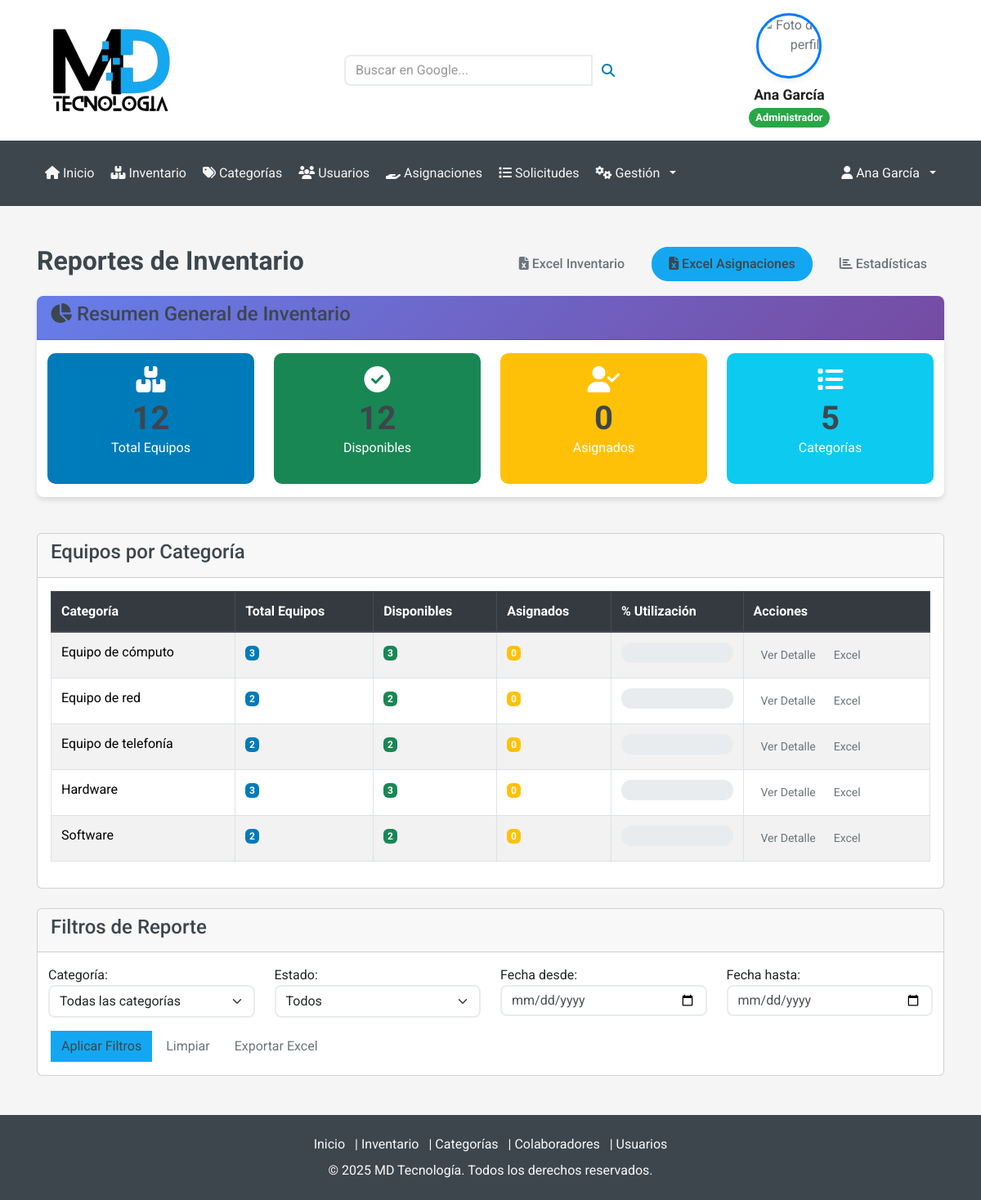
Page /Usuario/Reportes.php (signed in) on the committed database.
### tables this page shows
CREATE TABLE categorias (
  id INT AUTO_INCREMENT PRIMARY KEY,
  nombre VARCHAR(50) NOT NULL,
  descripcion TEXT
);

### conexion.php (called while the page is built, shortened)
<?php
class Conexion {
    private $servername = "localhost";
    private $username = "root";
    private $password = "1234";
    private $dbname = "cmdb";
    private $port = 3306;
    private $conn;
    public function __construct() {
        try {
            $this->conn = new mysqli($this->servername, $this->username, $this->password, $this->dbname);
            $this->conn->set_charset("utf8mb4");
        } catch (Exception $e) {
            try {
                $this->conn = new mysqli("127.0.0.1", $this->username, $this->password, $this->dbname, $this->port);
                if ($this->conn->connect_error) {
                    throw new Exception("Error de conexión: " . $this->conn->connect_error);
                }
                $this->conn->set_charset("utf8mb4");
            } catch (Exception $e2) {
                try {
                    $this->conn = new mysqli("localhost:/tmp/mysql.sock", $this->username, $this->password, $this->dbname);
                    if ($this->conn->connect_error) {
                        throw new Exception("Error de conexión: " . $this->conn->connect_error);
                    }
                    $this->conn->set_charset("utf8mb4");
                } catch (Exception $e3) {
                    die("No se pudo establecer conexión a la base de datos. Posibles soluciones:<br>
                         1. Verifique que MySQL esté ejecutándose en WAMP<br>
                         2. Verifique que la contraseña del usuario root sea '1234'<br>
                         3. En phpMyAdmin, cambie el plugin de autenticación del usuario root a 'mysql_native_password'<br>
                         Error: " . $e3->getMessage());
                }
            }
        }
    }
    public function obtenerEstadisticasPorCategoria() {
        $sql = "SELECT
                    c.id as categoria_id,
                    c.nombre as categoria,
                    COUNT(i.id) as total_equipos,
                    COUNT(a.id) as equipos_asignados
                FROM categorias c
                LEFT JOIN inventario i ON c.id = i.categoria_id
                LEFT JOIN asignaciones a ON i.id = a.inventario_id AND a.estado = 'asignado'
                GROUP BY c.id, c.nombre
                ORDER BY c.nombre";
        $result = $this->conn->query($sql);
        $estadisticas = [];
        if ($result && $result->num_rows > 0) {
            while ($row = $result->fetch_assoc()) {
                $estadisticas[] = $row;
            }
        }
        return $estadisticas;
    }
}
?>

### Usuario/Reportes.php (the view, shortened to what this page needs)
<?php
include('../navbar_unificado.php');
require_once '../conexion.php';
try {
    $conexion = new Conexion();
    $estadisticas = $conexion->obtenerEstadisticasPorCategoria();
} catch (Exception $e) {
    echo '<div class="container mt-5">
            <div class="alert alert-danger">
                <h4>Error al cargar reportes</h4>
                <p>Error: ' . htmlspecialchars($e->getMessage()) . '</p>
            </div>
          </div>';
    include('footer.php');
    exit;
}
?>
<div class="container mt-5">
    <div class="d-flex justify-content-between align-items-center mb-3">
        <h2>Reportes de Inventario</h2>
        <div>
            <button class="btn btn-success btn-reporte" onclick="exportarExcel('inventario')">
                <i class="fas fa-file-excel"></i> Excel Inventario
            </button>
            <button class="btn btn-primary btn-reporte ms-2" onclick="exportarExcel('asignaciones')">
                <i class="fas fa-file-excel"></i> Excel Asignaciones
            </button>
            <button class="btn btn-info btn-reporte ms-2" onclick="exportarExcel('estadisticas')">
                <i class="fas fa-chart-bar"></i> Estadísticas
            </button>
        </div>
    </div>
    <div class="row mb-4">
        <div class="col-12">
            <div class="card reporte-card">
                <div class="card-header">
                    <h4><i class="fas fa-chart-pie"></i> Resumen General de Inventario</h4>
                </div>
                <div class="card-body">
                    <div class="row">
                        <?php
                        $totalEquipos = 0;
                        $totalAsignados = 0;
                        foreach($estadisticas as $stat):
                            $totalEquipos += $stat['total_equipos'];
                            $totalAsignados += $stat['equipos_asignados'];
                        endforeach;
                        $totalDisponibles = $totalEquipos - $totalAsignados;
                        ?>
                        <div class="col-md-3">
                            <div class="card bg-primary text-white estadistica-card">
                                <div class="card-body text-center">
                                    <i class="fas fa-boxes fa-2x mb-2"></i>
                                    <h3><?= $totalEquipos ?></h3>
                                    <p>Total Equipos</p>
                                </div>
                            </div>
                        </div>
                        <div class="col-md-3">
                            <div class="card bg-success text-white estadistica-card">
                                <div class="card-body text-center">
                                    <i class="fas fa-check-circle fa-2x mb-2"></i>
                                    <h3><?= $totalDisponibles ?></h3>
                                    <p>Disponibles</p>
                                </div>
                            </div>
                        </div>
                        <div class="col-md-3">
                            <div class="card bg-warning text-white estadistica-card">
                                <div class="card-body text-center">
                                    <i class="fas fa-user-check fa-2x mb-2"></i>
                                    <h3><?= $totalAsignados ?></h3>
                                    <p>Asignados</p>
                                </div>
                            </div>
                        </div>
                        <div class="col-md-3">
                            <div class="card bg-info text-white estadistica-card">
                                <div class="card-body text-center">
                                    <i class="fas fa-list fa-2x mb-2"></i>
                                    <h3><?= count($estadisticas) ?></h3>
                                    <p>Categorías</p>
                                </div>
                            </div>
                        </div>
                    </div>
                </div>
            </div>
        </div>
    </div>
    <div class="row">
        <div class="col-12">
            <div class="card">
                <div class="card-header">
                    <h4>Equipos por Categoría</h4>
                </div>
                <div class="card-body">
                    <div class="table-responsive">
                        <table class="table table-striped table-bordered" id="tablaReportes">
                            <thead class="thead-dark">
                                <tr>
                                    <th>Categoría</th>
                                    <th>Total Equipos</th>
                                    <th>Disponibles</th>
                                    <th>Asignados</th>
                                    <th>% Utilización</th>
                                    <th>Acciones</th>
                                </tr>
                            </thead>
                            <tbody>
                                <?php foreach($estadisticas as $stat):
                                    $disponibles = $stat['total_equipos'] - $stat['equipos_asignados'];
                                ?>
                                <tr>
                                    <td><?= htmlspecialchars($stat['categoria']) ?></td>
                                    <td>
                                        <span class="badge bg-primary"><?= $stat['total_equipos'] ?></span>
                                    </td>
                                    <td>
                                        <span class="badge bg-success"><?= $disponibles ?></span>
                                    </td>
                                    <td>
                                        <span class="badge bg-warning"><?= $stat['equipos_asignados'] ?></span>
                                    </td>
                                    <td>
                                        <div class="progress">
                                        </div>
                                    </td>
                                    <td>
                                        <button class="btn btn-sm btn-info"
                                                onclick="verDetalle('<?= $stat['categoria_id'] ?>', '<?= htmlspecialchars($stat['categoria']) ?>')">
                                            Ver Detalle
                                        </button>
                                        <button class="btn btn-sm btn-success"
                                                onclick="exportarCategoria('<?= $stat['categoria_id'] ?>', '<?= htmlspecialchars($stat['categoria']) ?>')">
                                            Excel
                                        </button>
                                    </td>
                                </tr>
                                <?php endforeach; ?>
                            </tbody>
                        </table>
                    </div>
                </div>
            </div>
        </div>
    </div>
    <div class="row mt-4">
        <div class="col-12">
            <div class="card">
                <div class="card-header">
                    <h4>Filtros de Reporte</h4>
                </div>
                <div class="card-body">
                    <form id="filtrosReporte">
                        <div class="row">
                            <div class="col-md-3">
                                <label>Categoría:</label>
                                <select class="form-select" id="filtroCategoria">
                                    <option value="">Todas las categorías</option>
                                </select>
                            </div>
                            <div class="col-md-3">
                                <label>Estado:</label>
                                <select class="form-select" id="filtroEstado">
                                    <option value="">Todos</option>
                                </select>
                            </div>
                            <div class="col-md-3">
                                <label>Fecha desde:</label>
                                <input type="date" class="form-control" id="fechaDesde">
                            </div>
                            <div class="col-md-3">
                                <label>Fecha hasta:</label>
                                <input type="date" class="form-control" id="fechaHasta">
                            </div>
                        </div>
                        <div class="row mt-3">
                            <div class="col-12">
                                <button type="button" class="btn btn-primary" onclick="aplicarFiltros()">
                                    Aplicar Filtros
                                </button>
                                <button type="button" class="btn btn-secondary" onclick="limpiarFiltros()">
                                    Limpiar
                                </button>
                                <button type="button" class="btn btn-success" onclick="exportarFiltrado()">
                                    Exportar Excel
                                </button>
                            </div>
                        </div>
                    </form>
                </div>
            </div>
        </div>
    </div>
</div>
<?php include('footer.php'); ?>

### rows in the picture
categorias: nombre "Equipo de cómputo", total_equipos "3", disponibles "3", equipos_asignados "0"
categorias: nombre "Equipo de red", total_equipos "2", disponibles "2", equipos_asignados "0"
categorias: nombre "Equipo de telefonía", total_equipos "2", disponibles "2", equipos_asignados "0"
categorias: nombre "Hardware", total_equipos "3", disponibles "3", equipos_asignados "0"
categorias: nombre "Software", total_equipos "2", disponibles "2", equipos_asignados "0"

### other values in the picture
$nombreUsuario "Ana García"
$rolUsuario "Administrador"
$totalEquipos "12"
$totalDisponibles "12"
$totalAsignados "0"
count($estadisticas) "5"
